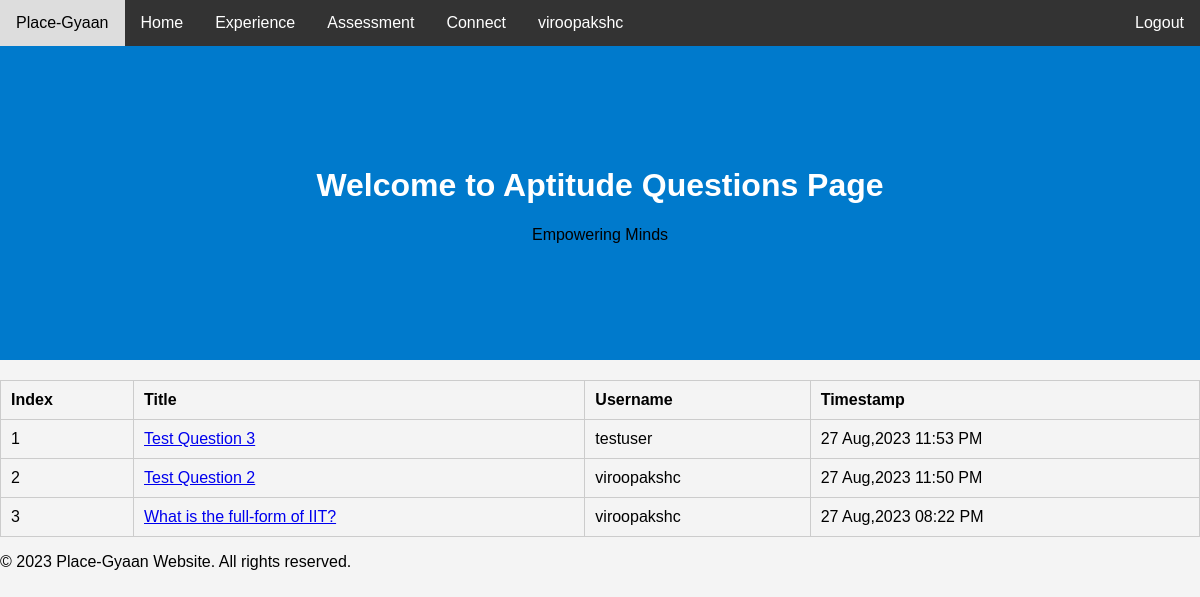
The page /aptitude (signed in) on the database its author committed.
### main/models.py (models this page shows)
class User(Base, UserMixin):
    __tablename__ = 'User'
    id = Column(Integer, primary_key=True,autoincrement=True)
    email = Column(String(255), unique=True)
    username = Column(String(255), unique=False, nullable=True)
    password = Column(String(255), nullable=False)
    active = Column(Boolean())
    fs_uniquifier = Column(String(64), unique=True, nullable=False)
    attributes=Column(MutableList.as_mutable(AsaList()),nullable=False)
    roles = relationship('Role', secondary='RolesUsers',
                         backref=backref('Users', lazy='dynamic'))

class Question(Base):
	__tablename__='Question'
	id = Column(Integer, primary_key=True,autoincrement=True)
	question = Column(String(255), unique=True, nullable=False)
	answer = Column(Integer, nullable=False)
	choices = Column(String(255), nullable=False)
	type = Column(String(80), nullable=False)
	auth_id = Column(Integer, ForeignKey('User.id'), nullable=False)
	timestamp = Column(String(80), nullable=False)
	correct_choice = Column(String(80))

### main/controllers.py (the view)
@app.route("/aptitude")
@auth_required()
def aptitude_question():
  return render_template("questions.html",type="Aptitude",questions=extract("Aptitude"),username=current_user.username)

### main/controllers.py (called while the page is built)
def extract_time(timestamp):
  time_and_date=dt.datetime.strptime(str(timestamp).split(".")[0],"%Y-%m-%d %H:%M:%S")
  return dt.datetime.strftime(time_and_date,"%d %b,%Y %I:%M %p")

def extract(type):
  questions=[]
  for question in Question.query.filter_by(type=type).all():
    l=[]
    l.append(-1)
    l.append(question.question)
    l.append(User.query.filter_by(id=question.auth_id).first().username)
    l.append(extract_time(question.timestamp))
    l.append(question.id)
    questions.append(l)
  questions.sort(key=lambda x:x[3],reverse=True)
  c=1
  for que in questions:
    que[0]=c
    c+=1
  return questions

### main/templates/questions.html (shortened to what this page needs)
{% extends "whole.html" %}
{% block user %}
            {{ username }}
        {% endblock %}
{% block welcome %}
	<div class="header">
        <h1>Welcome to {{ type }} Questions Page</h1>
        <p>Empowering Minds</p>
    </div>
{% endblock %}
{% block content %}
        <table class="questions-table">
            <thead>
                <tr>
                    <th>Index</th>
                    <th>Title</th>
                    <th>Username</th>
                    <th>Timestamp</th>
                </tr>
            </thead>
            <tbody>
                {% for question in questions %}
                    <tr>
                        <td>{{ question[0] }}</td>
                        <td><a href="{{ url_for('view_question', question_id=question[4]) }}">{{ question[1] }}</a></td>
                        <td>{{ question[2] }}</td>
                        <td>{{ question[3] }}</td>
                    </tr>
                {% endfor %}
            </tbody>
        </table>
{% endblock %}

### main/templates/questions.html (style rules this page uses)
.questions-table { width: 100%; border-collapse: collapse; margin-top: 20px; }
.questions-table th, .questions-table td { border: 1px solid #ccc; padding: 10px; text-align: left; }

### main/templates/whole.html (style rules this page uses)
body { font-family: Arial, sans-serif; margin: 0; padding: 0; background-color: #f4f4f4; }
.header { text-align: center; padding: 100px; background-color: #007ACC; }
.header h1 { color: white; }

### rows shown on the page
User: username "viroopakshc", username "viroopakshc" "viroopakshc"
Question: question "Test Question 3"
User: username "testuser"
Question: question "Test Question 2"
Question: question "What is the full-form of IIT?"

### other values the page prints
{{ type }} "Aptitude"
{{ question[0] }} "1" "2" "3"
{{ question[3] }} "27 Aug,2023 11:53 PM" "27 Aug,2023 11:50 PM" "27 Aug,2023 08:22 PM"
